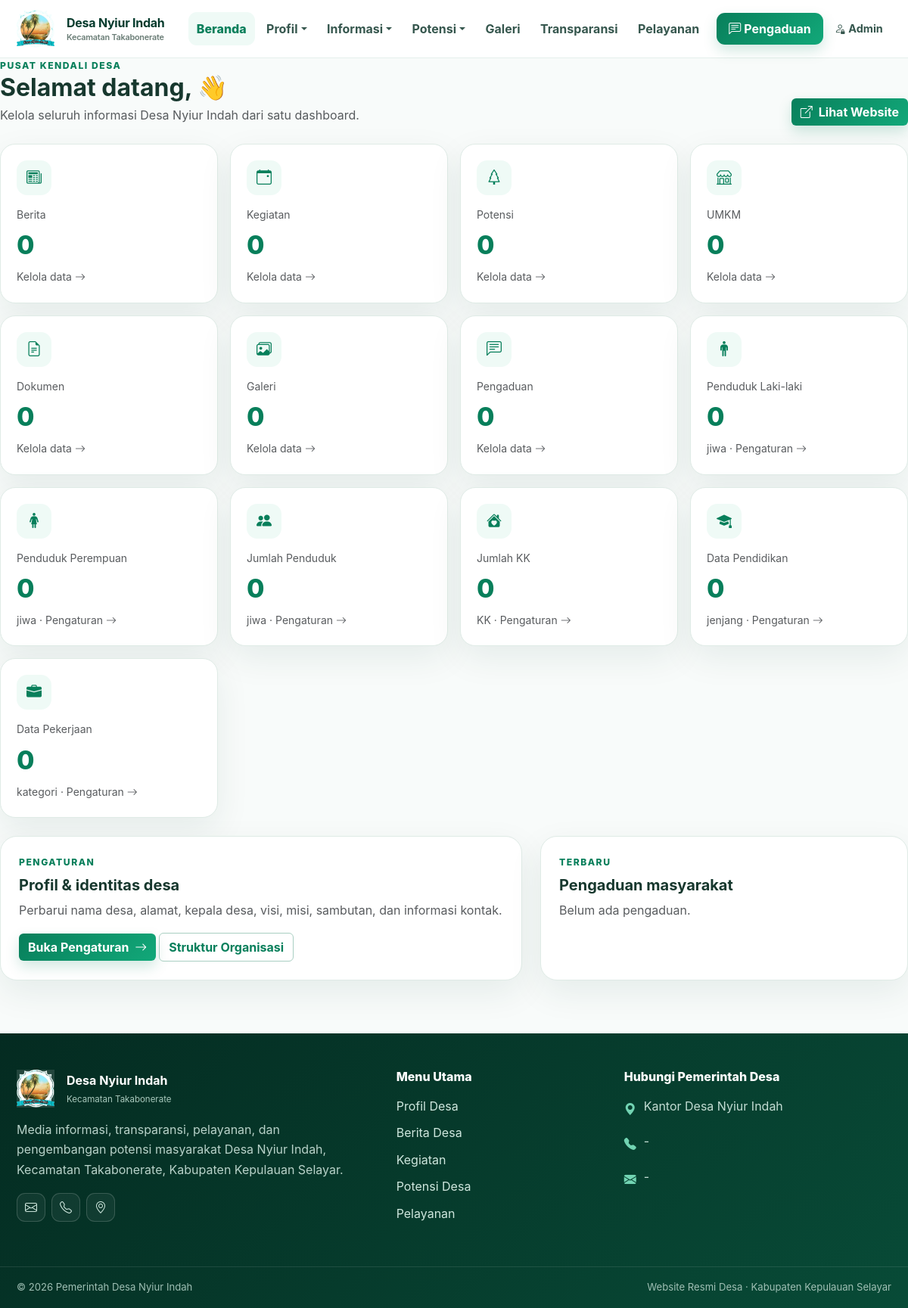
The page / on the database its author committed.
### tables this page shows
CREATE TABLE settings(id INT PRIMARY KEY DEFAULT 1,nama_desa VARCHAR(150),kecamatan VARCHAR(150),kabupaten VARCHAR(150),provinsi VARCHAR(150),alamat TEXT,telepon VARCHAR(50),email VARCHAR(120),whatsapp VARCHAR(50),kepala_desa VARCHAR(100),visi TEXT,misi TEXT,sejarah TEXT,sambutan TEXT,jumlah_penduduk INT UNSIGNED NOT NULL DEFAULT 0,penduduk_laki_laki INT UNSIGNED NOT NULL DEFAULT 0,penduduk_perempuan INT UNSIGNED NOT NULL DEFAULT 0,jumlah_kk INT UNSIGNED NOT NULL DEFAULT 0,pendidikan_sd INT UNSIGNED NOT NULL DEFAULT 0,pendidikan_smp INT UNSIGNED NOT NULL DEFAULT 0,pendidikan_sma INT UNSIGNED NOT NULL DEFAULT 0,pendidikan_d3 INT UNSIGNED NOT NULL DEFAULT 0,pendidikan_s1 INT UNSIGNED NOT NULL DEFAULT 0,pendidikan_s2 INT UNSIGNED NOT NULL DEFAULT 0,pendidikan_s3 INT UNSIGNED NOT NULL DEFAULT 0,pekerjaan_pns INT UNSIGNED NOT NULL DEFAULT 0,pekerjaan_tni_polri INT UNSIGNED NOT NULL DEFAULT 0,pekerjaan_karyawan INT UNSIGNED NOT NULL DEFAULT 0,pekerjaan_wiraswasta INT UNSIGNED NOT NULL DEFAULT 0,pekerjaan_petani INT UNSIGNED NOT NULL DEFAULT 0,pekerjaan_nelayan INT UNSIGNED NOT NULL DEFAULT 0,pekerjaan_buruh INT UNSIGNED NOT NULL DEFAULT 0,pekerjaan_pedagang INT UNSIGNED NOT NULL DEFAULT 0,pekerjaan_ibu_rumah_tangga INT UNSIGNED NOT NULL DEFAULT 0,pekerjaan_pelajar INT UNSIGNED NOT NULL DEFAULT 0,pekerjaan_pensiunan INT UNSIGNED NOT NULL DEFAULT 0,pekerjaan_lainnya INT UNSIGNED NOT NULL DEFAULT 0,pekerjaan_tidak_bekerja INT UNSIGNED NOT NULL DEFAULT 0,logo VARCHAR(255),updated_at TIMESTAMP DEFAULT CURRENT_TIMESTAMP ON UPDATE CURRENT_TIMESTAMP);

### app.php (called while the page is built, shortened)
<?php
function e($v){return htmlspecialchars((string)$v,ENT_QUOTES,'UTF-8');}

### index.php (the view)
<?php $title='Dashboard';require 'header.php';$profil=$pdo->query('SELECT * FROM settings WHERE id=1')->fetch();
$cards=[['Berita','posts','bi-newspaper'],['Kegiatan','activities','bi-calendar-event'],['Potensi','potentials','bi-tree'],['UMKM','umkm','bi-shop'],['Dokumen','documents','bi-file-earmark-text'],['Galeri','galleries','bi-images'],['Pengaduan','complaints','bi-chat-left-text']];
$populationCards=[
 ['Penduduk Laki-laki','penduduk_laki_laki','bi-person-standing',' jiwa'],
 ['Penduduk Perempuan','penduduk_perempuan','bi-person-standing-dress',' jiwa'],
 ['Jumlah Penduduk','jumlah_penduduk','bi-people-fill',' jiwa'],
 ['Jumlah KK','jumlah_kk','bi-house-heart-fill',' KK'],
 ['Data Pendidikan','education','bi-mortarboard-fill',' jenjang'],
 ['Data Pekerjaan','jobs','bi-briefcase-fill',' kategori']
];?>
<div class="d-flex justify-content-between align-items-end mb-4"><div><div class="section-kicker">Pusat kendali desa</div><h2 class="fw-bold mb-1">Selamat datang, <?=e($_SESSION['admin_nama'])?> 👋</h2><p class="text-muted mb-0">Kelola seluruh informasi Desa Nyiur Indah dari satu dashboard.</p></div><a class="btn btn-primary d-none d-md-inline-flex" href="../index.php" target="_blank"><i class="bi bi-box-arrow-up-right me-2"></i>Lihat Website</a></div>
<div class="row g-3 mb-4">
<?php foreach($cards as $c):$n=$pdo->query("SELECT COUNT(*) c FROM {$c[1]}")->fetch()['c'];?>
<div class="col-6 col-md-4 col-lg-3"><a href="manage.php?type=<?=$c[1]?>" class="text-decoration-none"><div class="stat"><div class="stat-icon"><i class="bi <?=$c[2]?>"></i></div><small class="text-muted"><?=e($c[0])?></small><div class="dashboard-number"><?=$n?></div><small class="text-muted">Kelola data <i class="bi bi-arrow-right"></i></small></div></a></div>
<?php endforeach;?>
<?php foreach($populationCards as $c):
    if($c[1]==='education'){
        $value=(int)$profil['pendidikan_sd']+(int)$profil['pendidikan_smp']+(int)$profil['pendidikan_sma']+(int)$profil['pendidikan_d3']+(int)$profil['pendidikan_s1']+(int)$profil['pendidikan_s2']+(int)$profil['pendidikan_s3'];
    }elseif($c[1]==='jobs'){
        $value=0;
        foreach(['pekerjaan_pns','pekerjaan_tni_polri','pekerjaan_karyawan','pekerjaan_wiraswasta','pekerjaan_petani','pekerjaan_nelayan','pekerjaan_buruh','pekerjaan_pedagang','pekerjaan_ibu_rumah_tangga','pekerjaan_pelajar','pekerjaan_pensiunan','pekerjaan_lainnya','pekerjaan_tidak_bekerja'] as $jobField){
            $value+=(int)($profil[$jobField]??0);
        }
    }else{
        $value=(int)($profil[$c[1]]??0);
    }
?>
<div class="col-6 col-md-4 col-lg-3"><a href="settings.php" class="text-decoration-none"><div class="stat"><div class="stat-icon"><i class="bi <?=$c[2]?>"></i></div><small class="text-muted"><?=e($c[0])?></small><div class="dashboard-number"><?=$value?></div><small class="text-muted"><?=$c[3]?> · Pengaturan <i class="bi bi-arrow-right"></i></small></div></a></div>
<?php endforeach;?>
</div>
<div class="row g-4"><div class="col-lg-7"><div class="admin-card p-4 h-100"><div class="section-kicker mb-2">Pengaturan</div><h5 class="fw-bold">Profil & identitas desa</h5><p class="text-muted">Perbarui nama desa, alamat, kepala desa, visi, misi, sambutan, dan informasi kontak.</p><a href="settings.php" class="btn btn-primary me-1">Buka Pengaturan <i class="bi bi-arrow-right ms-1"></i></a><a href="pemerintahan.php" class="btn btn-outline-success">Struktur Organisasi</a></div></div><div class="col-lg-5"><div class="admin-card p-4 h-100"><div class="section-kicker mb-2">Terbaru</div><h5 class="fw-bold">Pengaduan masyarakat</h5><?php $rs=$pdo->query('SELECT * FROM complaints ORDER BY id DESC LIMIT 5')->fetchAll();foreach($rs as $r):?><div class="border-bottom py-2"><b><?=e($r['nama'])?></b><br><small class="text-muted"><?=e(mb_substr($r['isi'],0,70))?>…</small> <span class="badge text-bg-light"><?=e($r['status'])?></span></div><?php endforeach;if(!$rs):?><p class="text-muted">Belum ada pengaduan.</p><?php endif;?></div></div></div><?php require 'footer.php';?>

### footer.php (shortened to what this page needs)
<footer class="footer">
  <div class="container py-5">
    <div class="row g-4 g-lg-5">
      <div class="col-lg-5">
        <div class="footer-brand d-flex align-items-center gap-3 mb-3">
          <div class="brand-icon brand-icon-footer">
    <img src="assets/img/logo.png"
         alt="Logo Desa Nyiur Indah"
         style="width:50px; height:50px; object-fit:contain;">
</div>
          <div><strong>Desa Nyiur Indah</strong><small>Kecamatan Takabonerate</small></div>
        </div>
        <p class="footer-desc">Media informasi, transparansi, pelayanan, dan pengembangan potensi masyarakat Desa Nyiur Indah, Kecamatan Takabonerate, Kabupaten Kepulauan Selayar.</p>
        <div class="footer-social">
          <a href="mailto:<?=e($set['email']?:'')?>" aria-label="Email"><i class="bi bi-envelope"></i></a>
          <a href="tel:<?=e($set['telepon']?:'')?>" aria-label="Telepon"><i class="bi bi-telephone"></i></a>
          <a href="peta.php" aria-label="Lokasi"><i class="bi bi-geo-alt"></i></a>
        </div>
      </div>
      <div class="col-6 col-lg-3">
        <h6>Menu Utama</h6>
        <a href="profil.php">Profil Desa</a>
        <a href="berita.php">Berita Desa</a>
        <a href="kegiatan.php">Kegiatan</a>
        <a href="potensi.php">Potensi Desa</a>
        <a href="pelayanan.php">Pelayanan</a>
      </div>
      <div class="col-6 col-lg-4">
        <h6>Hubungi Pemerintah Desa</h6>
        <p class="footer-contact"><i class="bi bi-geo-alt-fill"></i><span><?=e($set['alamat']?:'-')?></span></p>
        <p class="footer-contact"><i class="bi bi-telephone-fill"></i><span><?=e($set['telepon']?:'-')?></span></p>
        <p class="footer-contact"><i class="bi bi-envelope-fill"></i><span><?=e($set['email']?:'-')?></span></p>
      </div>
    </div>
  </div>
  <div class="copyright">
    <div class="container d-flex flex-column flex-md-row justify-content-between gap-2 py-3">
      <span>© <?=date('Y')?> Pemerintah Desa Nyiur Indah</span>
      <span>Website Resmi Desa · Kabupaten Kepulauan Selayar</span>
    </div>
  </div>
</footer>
</body></html>

### style.css (style rules this page uses)
:root { --primary:#087f5b;--primary-2:#12a879;--primary-3:#065c42;--deep:#063b2d; --ink:#17382e;--muted:#6a7d76;--soft:#effaf6;--soft-2:#f6fbf9; --line:#dfebe6;--white:#fff;--shadow:0 16px 45px rgba(4,65,47,.08); --shadow-lg:0 24px 70px rgba(4,65,47,.13);--radius:20px; }
* { box-sizing:border-box }
html { scroll-behavior:smooth }
body { font-family:Inter,ui-sans-serif,system-ui,-apple-system,"Segoe UI",sans-serif;color:var(--ink);background:#f8fbfa;line-height:1.65 }
a { transition:.2s ease }
.container { max-width:1180px }
.btn-primary { background:linear-gradient(135deg,var(--primary),var(--primary-2));border:0;box-shadow:0 8px 18px rgba(8,127,91,.18);font-weight:700 }
.btn-outline-success { border-color:#a9cfc2;color:var(--primary);font-weight:700 }
.stat { background:#fff;border:1px solid var(--line);border-radius:20px;padding:21px;box-shadow:var(--shadow);height:100%;transition:.25s }
.stat-icon { width:46px;height:46px;border-radius:14px;background:var(--soft);color:var(--primary);display:grid;place-items:center;font-size:20px;margin-bottom:12px }
.section-kicker { color:var(--primary);font-size:.76rem;font-weight:850;text-transform:uppercase;letter-spacing:1.5px }
.footer { background:linear-gradient(135deg,#042b21,#084b37);color:#fff;margin-top:70px }
.footer-brand strong { display:block }
.footer-brand small { display:block;color:#a9c9bd;font-size:.72rem;margin-top:3px }
.brand-icon-footer { background:rgba(255,255,255,.12);box-shadow:none }
.footer-desc { color:#b8d2c9;max-width:520px }
.footer h6 { font-weight:800;margin-bottom:16px }
.footer a { display:block;color:#cfe7de;text-decoration:none;margin:9px 0 }
.footer-social { display:flex;gap:8px;margin-top:18px }
.footer-social a { width:38px;height:38px;border:1px solid rgba(255,255,255,.16);border-radius:11px;display:grid;place-items:center;margin:0;background:rgba(255,255,255,.05) }
.footer-contact { display:flex;gap:10px;color:#c3dcd3 }
.footer-contact i { color:#72d4b3;margin-top:4px }
.copyright { border-top:1px solid rgba(255,255,255,.1);color:#9fbfb4;font-size:.82rem }
.admin-card { border:1px solid var(--line);border-radius:22px;box-shadow:var(--shadow);background:#fff }
.dashboard-number { font-size:34px;font-weight:850;color:var(--primary) }

### rows shown on the page
settings: penduduk_laki_laki "0", penduduk_perempuan "0", jumlah_penduduk "0", jumlah_kk "0", pendidikan_sd "0", alamat "Kantor Desa Nyiur Indah", telepon "-", email "-"

### other values the page prints
$c[0] "Berita"
$n "0"
$c[0] "Kegiatan"
$c[0] "Potensi"
$c[0] "UMKM"
$c[0] "Dokumen"
$c[0] "Galeri"
$c[0] "Pengaduan"
$c[0] "Penduduk Laki-laki"
$c[3] "jiwa"
$c[0] "Penduduk Perempuan"
$c[0] "Jumlah Penduduk"
$c[0] "Jumlah KK"
$c[3] "KK"
$c[0] "Data Pendidikan"
